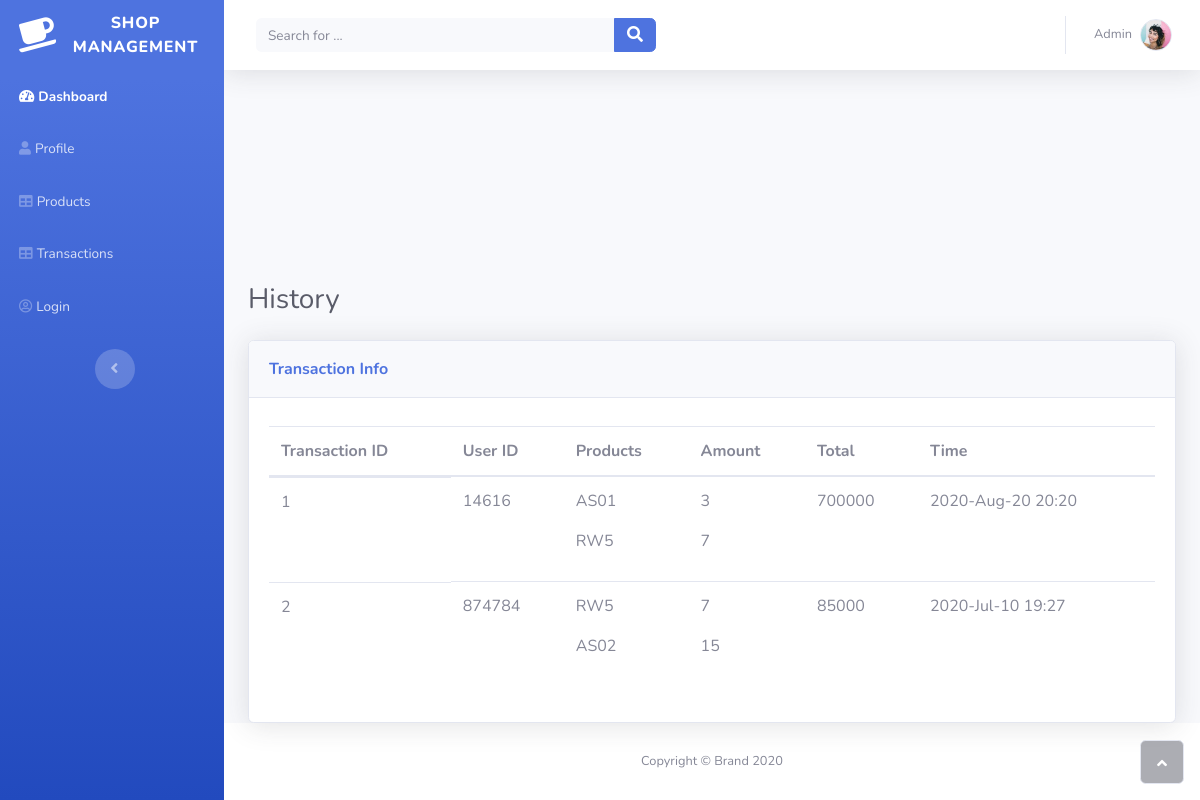
Screenshot of /transactions/ with the database file from the repository.
### tables this page shows
CREATE TABLE "TRANSACTION" (
	"ID"	TEXT NOT NULL,
	"user_id"	TEXT NOT NULL,
	"product_list"	TEXT NOT NULL,
	"total"	INTEGER NOT NULL DEFAULT 0,
	"date"	TEXT NOT NULL,
	"method"	TEXT NOT NULL,
	PRIMARY KEY("ID")
);

### transaction/transaction.py (the view)
@transaction.route("/")
def transaction_list():
    t = tta.get_all_transaction()
    return render_template("transaction.html", transactions=t)

### transaction/transaction_app.py (called while the page is built)
def parse_product_list(prd_raw):
    tmp = prd_raw.split(";")
    prd_list = []
    for pr in tmp:
        prd_list.append(pr.split(":"))
    return prd_list

def connect_db():
    engine = create_engine(database, connect_args={'check_same_thread': False})
    conn = engine.connect()
    metadata = MetaData(bind=engine)
    Prd_Table = Table('TRANSACTION', metadata, autoload=True)
    return engine, conn, Prd_Table

def get_all_transaction():
    engine, conn, Trans_tab = connect_db()
    transactions_list = Trans_tab.select().execute().fetchall()
    close_db(engine, conn)
    prd_list = [Transaction(t[0], t[1], parse_product_list(
        t[2]), t[3], t[4], t[5]) for t in transactions_list]
    return prd_list

### transaction/templates/transaction.html (shortened to what this page needs)
{% extends 'base.html' %} {% block title %} Transaction History {% endblock %}
{% block content %}
<div class="container-fluid">
  <h3 class="text-dark mb-4">History</h3>
  <div class="card shadow">
    <div class="card-header py-3">
      <p class="text-primary m-0 font-weight-bold">Transaction Info</p>
    </div>
    <div class="card-body">
      <div
        class="table-responsive table mt-2"
        id="dataTable"
        role="grid"
        aria-describedby="dataTable_info"
      >
        <table class="table my-0" id="dataTable">
          <thead>
            <tr>
              <th>Transaction ID</th>
              <th>User ID</th>
              <th>Products</th>
              <th>Amount</th>
              <th>Total</th>
              <th>Time</th>
            </tr>
          </thead>
          <tbody>
            {% for transaction in transactions %}
            <tr>
              <td class="text-truncate text-break text-left d-lg-flex">
                {{transaction.ID}}
              </td>
              <td>{{transaction.user_ID}}</td>
              <td>
                {% for prd in transaction.products_list %}
                <p>{{prd[0]}}</p>
                {% endfor %}
              </td>
              <td>
                {% for prd in transaction.products_list %}
                <p>{{prd[1]}}</p>
                {% endfor %}
              </td>
              <td class="text-truncate">{{transaction.total}}</td>
              <td class="text-truncate">{{transaction.date}}</td>
            </tr>
            {% endfor %}
          </tbody>
        </table>
      </div>
    </div>
  </div>
</div>
{% endblock %}

### transaction/static/css/Canito-Ingresar-Producto.css (style rules this page uses)
.h3, h3 { color: #3f4246; }

### transaction/static/css/Filter.css (style rules this page uses)
* { outline: none; }

### rows the page displays
TRANSACTION: prd "AS01" "RW5", prd "3" "7"
TRANSACTION: prd "RW5" "AS02", prd "7" "15"
